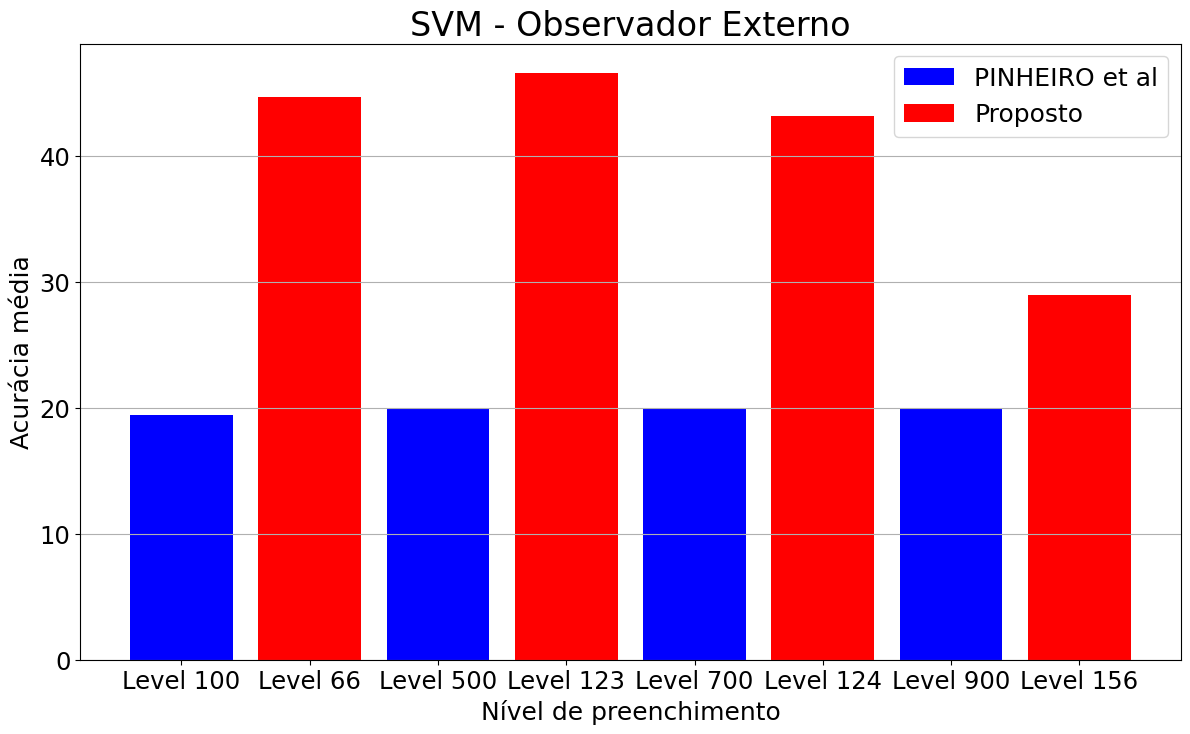

Write Python code to recreate this figure.
from matplotlib import pyplot as plt

if __name__=="__main__":
    adptative_labels = ["Level 100","Level 500","Level 700","Level 900"]
    adptative_values = [19.38,19.88,19.89,19.87]

    optimized_labels = ["Level 66","Level 123","Level 124","Level 156"]
    optimized_values = [44.65,46.55,43.18,28.92]

    '''plt.bar(adptative_labels , adptative_values,color="blue",label='PINHEIRO et al')
    plt.bar(optimized_labels , optimized_values,color="red",label='Proposto')'''
    
    plt.bar(adptative_labels[0] , adptative_values[0],color="blue",label='PINHEIRO et al')
    plt.bar(optimized_labels[0] , optimized_values[0],color="red",label='Proposto')
    
    plt.bar(adptative_labels[1] , adptative_values[1],color="blue")
    plt.bar(optimized_labels[1] , optimized_values[1],color="red")
    
    plt.bar(adptative_labels[2] , adptative_values[2],color="blue")
    plt.bar(optimized_labels[2] , optimized_values[2],color="red")
    
    plt.bar(adptative_labels[3] , adptative_values[3],color="blue")
    plt.bar(optimized_labels[3] , optimized_values[3],color="red")
    
    plt.title("SVM - Observador Externo",fontsize=24)
    plt.ylabel("Acurácia média",fontsize=24)
    plt.xlabel("Nível de preenchimento",fontsize=24)

    plt.legend(fontsize=18)
    plt.tick_params(axis='both', which='major', labelsize=17.5)
    
    plt.grid(visible=True, axis='y',which="major")
    fig = plt.gcf()
    fig.set_size_inches((14.2, 8), forward=False)
    fig.savefig("svm.png", bbox_inches='tight')


